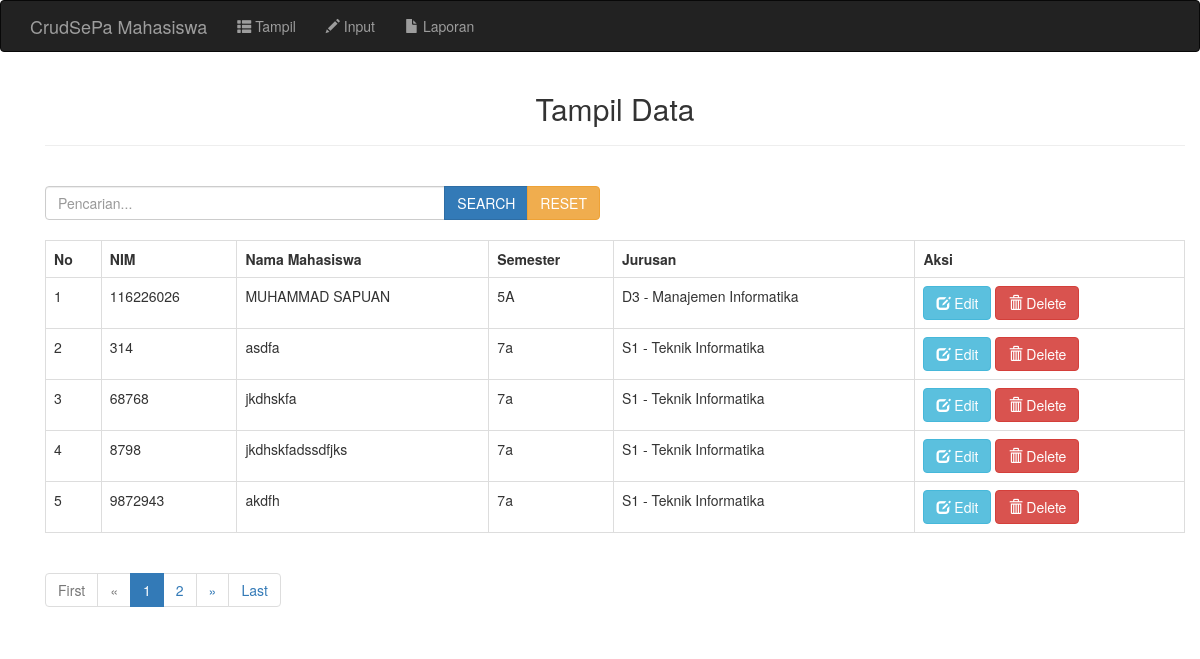
The page / on the database its author committed.
### tables this page shows
CREATE TABLE `tbl_mahasiswa` (
  `id_mhs` int(11) NOT NULL,
  `nim` int(11) NOT NULL,
  `nama` varchar(50) NOT NULL,
  `semester` varchar(5) NOT NULL,
  `jurusan` enum('S1 - Teknik Informatika','D3 - Manajemen Informatika','','') NOT NULL
);

### view.php (the view)
<div class="table-responsive">
    <table class="table table-bordered">
        <tr>
            <th>No</th>
            <th>NIM</th>
            <th>Nama Mahasiswa</th>
            <th>Semester</th>
            <th>Jurusan</th>
            <th>Aksi</th>
        </tr>
        <?php
            include "conn.php";
            $page = (isset($_POST['page']))? $_POST['page'] : 1;
            $no = (($page - 1) * $limit) + 1;
            $limit = 5;
            $limit_start = ($page - 1) * $limit;
            if(isset($_POST['search']) && $_POST['search'] == true){
                $param = '%'.mysqli_real_escape_string($conn, $keyword).'%';
                $sql = mysqli_query($conn, "SELECT * FROM tbl_mahasiswa WHERE nim LIKE '".$param."' OR nama LIKE '".$param."' OR semester LIKE '".$param."' OR jurusan LIKE '".$param."' LIMIT ".$limit_start.",".$limit);
                $sql2 = mysqli_query($conn, "SELECT COUNT(*) AS jumlah FROM tbl_mahasiswa WHERE nim LIKE '".$param."' OR nama LIKE '".$param."' OR semester LIKE '".$param."' OR jurusan LIKE '".$param."'");
                $get_jumlah = mysqli_fetch_array($sql2);
            }else{
                $sql = mysqli_query($conn, "SELECT * FROM tbl_mahasiswa LIMIT ".$limit_start.",".$limit);
                $sql2 = mysqli_query($conn, "SELECT COUNT(*) AS jumlah FROM tbl_mahasiswa");
                $get_jumlah = mysqli_fetch_array($sql2);
            }
            while($data = mysqli_fetch_array($sql)) {
        ?>
        <tr>
            <td> <?php echo $no++; ?> </td>
            <td> <?php echo $data['nim']; ?> </td>
            <td> <?php echo $data['nama']; ?> </td>
            <td> <?php echo $data['semester']; ?> </td>
            <td> <?php echo $data['jurusan']; ?> </td>
            <td>
                <a href="edit.php?id_mhs=<?php echo $data['id_mhs']; ?>" class="btn btn-info">
                    <span class="glyphicon glyphicon-edit"></span>
                    Edit
                </a>
                <a href="delete.php?id_mhs=<?php echo $data['id_mhs']; ?>" class="btn btn-danger">
                    <span class="glyphicon glyphicon-trash"></span>
                    Delete
                </a>
            </td>
        </tr>
        <?php } ?>
    </table>
</div>
<?php
$count = mysqli_num_rows($sql);
if($count > 0){
    ?>
    <ul class="pagination">
    	<?php
    	if($page == 1){
    	?>
    		<li class="disabled"><a href="#">First</a></li>
    		<li class="disabled"><a href="#">&laquo;</a></li>
    	<?php
    	}else{
    		$link_prev = ($page > 1)? $page - 1 : 1;
    	?>
    		<li><a href="javascript:void(0);" onclick="searchWithPagination(1, false)">First</a></li>
    		<li><a href="javascript:void(0);" onclick="searchWithPagination(<?php echo $link_prev; ?>, false)">&laquo;</a></li>
    	<?php
    	}
    	?>
    	<?php
    	$jumlah_page = ceil($get_jumlah['jumlah'] / $limit);
    	$jumlah_number = 3;
    	$start_number = ($page > $jumlah_number)? $page - $jumlah_number : 1;
    	$end_number = ($page < ($jumlah_page - $jumlah_number))? $page + $jumlah_number : $jumlah_page;
    	for($i = $start_number; $i <= $end_number; $i++){
    		$link_active = ($page == $i)? ' class="active"' : '';
    	?>
    		<li<?php echo $link_active; ?>><a href="javascript:void(0);" onclick="searchWithPagination(<?php echo $i; ?>, false)"><?php echo $i; ?></a></li>
    	<?php
    	}
    	?>
    	<?php
    	if($page == $jumlah_page){
    	?>
    		<li class="disabled"><a href="#">&raquo;</a></li>
    		<li class="disabled"><a href="#">Last</a></li>
    	<?php
    	}else{
    		$link_next = ($page < $jumlah_page)? $page + 1 : $jumlah_page;
    	?>
    		<li><a href="javascript:void(0);" onclick="searchWithPagination(<?php echo $link_next; ?>, false)">&raquo;</a></li>
    		<li><a href="javascript:void(0);" onclick="searchWithPagination(<?php echo $jumlah_page; ?>, false)">Last</a></li>
    	<?php
    	}
    	?>
    </ul>
    <?php
}
?>

### top.php (shortened to what this page needs)
<!DOCTYPE html>
<html lang="en">
  <head>
    <link href="assets/css/bootstrap.min.css" rel="stylesheet">
  </head>
  <body>

### navbar.php (shortened to what this page needs)
<nav class="navbar navbar-inverse">
    <div class="container">
        <div class="navbar-header">
            <a class="navbar-brand" href="#">CrudSePa Mahasiswa</a>
        </div>
        <div class="collapse navbar-collapse" id="bs-example-navbar-collapse-1">
            <ul class="nav navbar-nav">
                <li><a href="?page=tampil"><span class="glyphicon glyphicon-th-list"></span> Tampil</a></li>
                <li><a href="?page=input"><span class="glyphicon glyphicon-pencil"></span> Input</a></li>
                <li><a href="#"><span class="glyphicon glyphicon-file"></span> Laporan</a></li>
            </ul>
        </div>
    </div>
</nav>

### index.php
<?php
    include 'top.php';
    include 'navbar.php';
?>
<div class="container">
    <?php
        if(@$_GET['page'] == 'tampil' || @$_GET['page'] == '') {
            include 'read.php';
        } elseif (@$_GET['page'] == 'input') {
            include 'create.php';
        }
    ?>
</div>
<?php
    include 'bottom.php';
?>

### read.php
<?php
    include 'top.php';
?>
<div class="container">
    <h2 class="text-center">Tampil Data</h2><hr><br>
    <div class="row">
        <div class="col-xs-12 col-sm-6">
            <div class="input-group">
                <input type="text" class="form-control" placeholder="Pencarian..." id="keyword">
                <span class="input-group-btn">
                    <button class="btn btn-primary" type="button" id="btn-search">SEARCH</button>
                    <a href="" class="btn btn-warning">RESET</a>
                </span>
            </div>
        </div>
    </div>
    <br>
    <div id="view"><?php include 'view.php'; ?></div>
</div>
<?php include 'bottom.php'; ?>

### bottom.php (shortened to what this page needs)
  </body>
</html>

### rows shown on the page
tbl_mahasiswa: nim "116226026", nama "MUHAMMAD SAPUAN", semester "5A", jurusan "D3 - Manajemen Informatika"
tbl_mahasiswa: nim "314", nama "asdfa", semester "7a", jurusan "S1 - Teknik Informatika"
tbl_mahasiswa: nim "68768", nama "jkdhskfa", semester "7a", jurusan "S1 - Teknik Informatika"
tbl_mahasiswa: nim "8798", nama "jkdhskfadssdfjks", semester "7a", jurusan "S1 - Teknik Informatika"
tbl_mahasiswa: nim "9872943", nama "akdfh", semester "7a", jurusan "S1 - Teknik Informatika"
